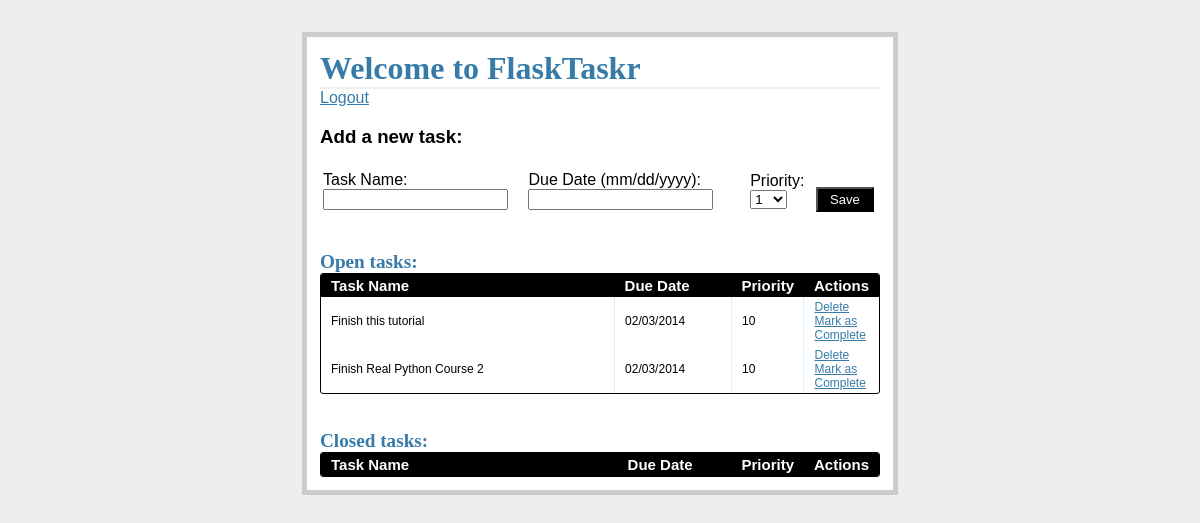
The page /tasks/ (signed in) on the database as committed earlier.
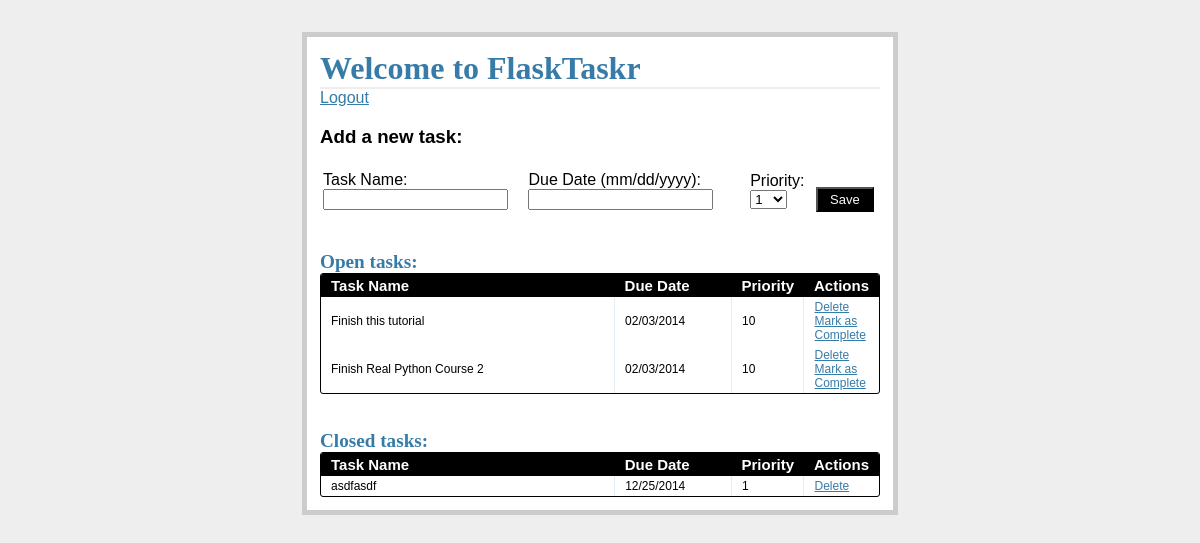
The same page on the database as committed later.
### tables this page shows
CREATE TABLE tasks(task_id INTEGER PRIMARY KEY AUTOINCREMENT,
        name TEXT NOT NULL, due_date TEXT NOT NULL, priority INTEGER NOT NULL,
        status INTEGER NOT NULL);

### views.py (the view)
@app.route('/tasks/')
@login_required
def tasks():
    g.db = connect_db()
    cur = g.db.execute(
        'select name, due_date, priority, task_id from tasks where status=1'
    )
    open_tasks = [dict(name=row[0], due_date=row[1], priority=row[2],
                       task_id=row[3]) for row in cur.fetchall()]
    cur = g.db.execute(
        'select name, due_date, priority, task_id from tasks where status=0'
    )
    closed_tasks = [dict(name=row[0], due_date=row[1], priority=row[2],
                         task_id=row[3]) for row in cur.fetchall()]
    g.db.close()
    return render_template(
        'tasks.html',
        form=AddTaskForm(request.form),
        open_tasks=open_tasks,
        closed_tasks=closed_tasks
    )

### forms.py
class AddTaskForm(Form):
    task_id = IntegerField('Priority')
    name = TextField('Task Name', validators=[DataRequired()])
    due_date = DateField(
        'Date Due (mm/dd/yyyy)',
        validators=[DataRequired()], format='%m/%d/%Y'
    )
    priority = SelectField(
        'Priority',
        validators=[DataRequired()],
        choices=[
            ('1', '1'), ('2', '2'), ('3', '3'), ('4', '4'), ('5', '5'),
            ('6', '6'), ('7', '7'), ('8', '8'), ('9', '9'), ('10', '10')
        ]
    )
    status = IntegerField('Status')

### views.py (called while the page is built)
def connect_db():
    return sqlite3.connect(app.config['DATABASE'])

def login_required(test):
    @wraps(test)
    def wrap(*args, **kwargs):
        if 'logged_in' in session:
            return test(*args, **kwargs)
        else:
            flash('You need to login first.')
            return redirect(url_for('login'))
    return wrap

### templates/tasks.html (shortened to what this page needs)
{% extends "template.html" %}
{% block content %}
    <h1>Welcome to FlaskTaskr</h1>
    <a href="/logout">Logout</a>
    <div class="add-task">
        <h3> Add a new task:</h3>
    <table>
        <tr>
            <form action={{ url_for('new_task') }} method="post">
                <td>
                    <label>Task Name:</label>
                    <input name="name" type="text">
                </td>
                <td>
                    <label>Due Date (mm/dd/yyyy):</label>
                    <input name="due_date" type="text" width="120px">
                </td>
                <td>
                    <label>Priority:</label>
                    <select name="priority" width="100px">
                        <option value="1">1</option>
                    </select>
                </td>
                <td>
                    <input class="button" type="submit" value="Save">
                </td>
            </form>
        </tr>
    </table>
</div>
<div class="entries">
    <br>
    <br>
    <h2>Open tasks:</h2>
    <div class="datagrid">
        <table>
            <thead>
                <tr>
                    <th width="300px"><strong>Task Name</strong></th>
                    <th width="100px"><strong>Due Date</strong></th>
                    <th width="50px"><strong>Priority</strong></th>
                    <th><strong>Actions</strong></th>
                </tr>
            </thead>
            {% for o in open_tasks %}
                <tr>
                    <td width="300px">{{ o.name }}</td>
                    <td width="100px">{{ o.due_date }}</td>
                    <td width="50px">{{ o.priority }}</td>
                    <td>
                        <a href="{{ url_for('delete_entry', task_id = o.task_id) }}">Delete</a>
                        <a href="{{ url_for('complete', task_id = o.task_id) }}">Mark as Complete</a>
                    </td>
                </tr>
            {% endfor %}
        </table>
    </div>
    <br>
    <br>
</div>
<div class="entries">
    <h2>Closed tasks:</h2>
    <div class="datagrid">
        <table>
            <thead>
                <tr>
                    <th width="300px"><strong>Task Name</strong></th>
                    <th width="100px"><strong>Due Date</strong></th>
                    <th width="50px"><strong>Priority</strong></th>
                    <th><strong>Actions</strong></th>
                </tr>
            </thead>
            {% for c in closed_tasks %}
                <tr>
                    <td width="300px">{{ c.name }}</td>
                    <td width="100px">{{ c.due_date }}</td>
                    <td width="50px">{{ c.priority }}</td>
                    <td>
                        <a href="{{ url_for('delete_entry', task_id = c.task_id) }}">Delete</a>
                    </td>
                </tr>
            {% endfor %}
        </table>
    </div>
</div>
{% endblock %}

### templates/template.html (shortened to what this page needs)
<!DOCTYPE html>
<html>
    <head>
        <link rel='stylesheet' href="{{url_for('static',
             filename='css/styles.css') }}">
    </head>
    <body>
        <div class="page">
            {% block content %}
            {% endblock %}
        </div>
    </body>
</html>

### static/css/styles.css (style rules this page uses)
body { font-family: sans-serif; background: #eee; }
a, h1, h2 { color: #377ba8; }
h1, h2 { font-family: 'Georgia', serif; margin: 0; }
h1 { border-bottom: 2px solid #eee; }
h2 { font-size: 1.2em; }
.page { margin: 2em auto; width: 35em; border: 5px solid #ccc; padding: 0.8em; background: white; }
.entries { list-style: none; margin: 0; padding: 0; }
.datagrid table { border-collapse: collapse; text-align: left; width: 100%; }
.datagrid { background: #fff; overflow: hidden; border: 1px solid #000000; border-radius: 3px; }
.datagrid table td, .datagrid table th { padding: 3px 10px; }
.datagrid table thead th { background-color: #000000; color: #FFFFFF; font-size: 15px; font-weight: bold; }
.datagrid table thead th:first-child { border: none; }
.datagrid table tbody td { color: #000000; border-left: 1px solid #E1EEF4; font-size: 12px; font-weight: normal; }
.datagrid table tbody td:first-child { border-left: none; }
.datagrid table tbody tr:last-child td { border-bottom: none; }
.button { background-color: #000; display: inline-block; color: #ffffff; font-size: 13px; padding: 3px 12px; margin: 0; text-decoration: none; position: relative; }

Rows that differ between the two databases and show on the page:
added tasks: name "asdfasdf", due_date "12/25/2014", priority "1", shown under "Closed tasks:"
